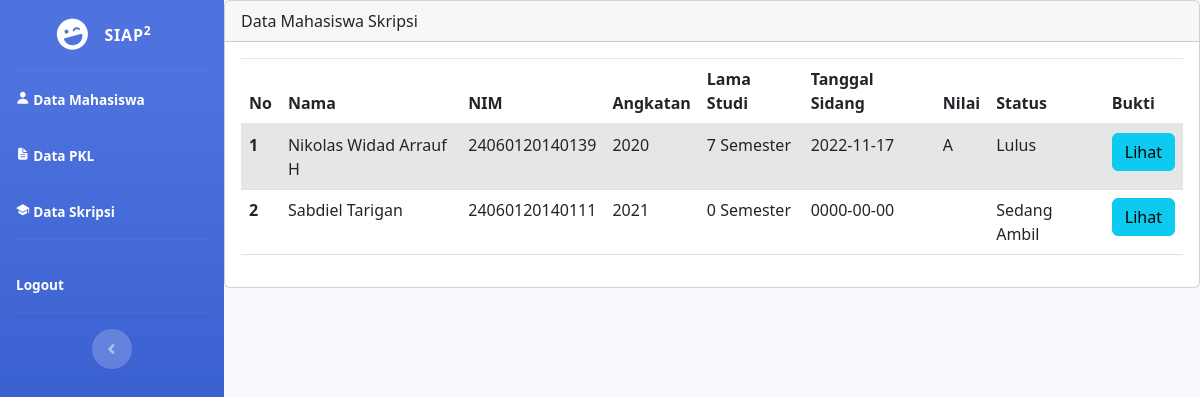
Screenshot of /departemen_skripsi.php with the database file from the repository.
### tables this page shows
CREATE TABLE `skripsi` (
  `id` int(11) NOT NULL,
  `nim` bigint(14) DEFAULT NULL,
  `id_status` varchar(255) DEFAULT NULL,
  `nilai` varchar(2) DEFAULT NULL,
  `lama_studi` int(11) DEFAULT NULL,
  `tanggal_sidang` date DEFAULT NULL,
  `scan` varchar(45) DEFAULT NULL,
  `verif` enum('Sudah','Belum') NOT NULL
);

CREATE TABLE `mhs` (
  `id_user` int(11) NOT NULL,
  `nim` bigint(14) NOT NULL,
  `foto` varchar(255) NOT NULL,
  `nama` varchar(45) DEFAULT NULL,
  `angkatan` int(11) DEFAULT NULL,
  `status_mhs` varchar(30) NOT NULL,
  `nip` bigint(20) NOT NULL,
  `hp` bigint(12) DEFAULT NULL,
  `email` varchar(45) DEFAULT NULL,
  `alamat` varchar(255) DEFAULT NULL,
  `id_provinsi` int(11) DEFAULT NULL,
  `id_kabupaten` int(11) DEFAULT NULL
);

### departemen_skripsi.php (the view, shortened to what this page needs)
<?php
require_once 'config.php';
?>
<!DOCTYPE html>
<html lang="en">
<head>
</head>
<body id="page-top">
    <div id="wrapper">
        <div id="content-wrapper" class="d-flex flex-column">
            <div id="content">
                <div class="card">
                    <div class="card-header">Data Mahasiswa Skripsi</div>
                        <div class="card-body">
                        <table class="table table-striped table-hover">
                            <thead>
                                <tr>
                                <th scope="col">No</th>
                                <th scope="col">Nama</th>
                                <th scope="col">NIM</th>
                                <th scope="col">Angkatan</th>
                                <th scope="col">Lama Studi</th>
                                <th scope="col">Tanggal Sidang</th>
                                <th scope="col">Nilai</th>
                                <th scope="col">Status</th>
                                <th scope="col">Bukti</th>
                                </tr>
                            </thead>
                            <tbody>
                            <?php
                            $query = "SELECT * FROM skripsi as s INNER JOIN mhs as m ON s.nim = m.nim ";
                            $result = $conn->query($query);
                            $i = 1;
                            while ($row = $result->fetch_assoc()) {
                                echo "<tr>";
                                echo "<th>".$i."</th>";
                                echo "<td>".$row['nama']."</td>";
                                echo "<td>".$row['nim']."</td>";
                                echo "<td>".$row['angkatan']."</td>";
                                echo "<td>".$row['lama_studi']." Semester</td>";
                                echo "<td>".$row['tanggal_sidang']."</td>";
                                echo "<td>".$row['nilai']."</td>";
                                echo "<td>".$row['id_status']."</td>";
                                echo '<td><a class="btn btn-info" href="upload/' .$row['scan'] . '">Lihat</a></td>';
                                echo "</tr>";
                                $i++;
                            }
                            echo '</tbody>';
                            echo '</table>';
                            ?>
                    </div>
                </div>
            </div>
        </div>
    </div>
</body>
</html>

### rows the page displays
skripsi: mhs.nama "Nikolas Widad Arrauf H", mhs.nim "24060120140139", mhs.angkatan "2020", lama_studi "7", tanggal_sidang "2022-11-17", nilai "A", id_status "Lulus"
skripsi: mhs.nama "Sabdiel Tarigan", mhs.nim "24060120140111", mhs.angkatan "2021", lama_studi "0", tanggal_sidang "0000-00-00", id_status "Sedang Ambil"
